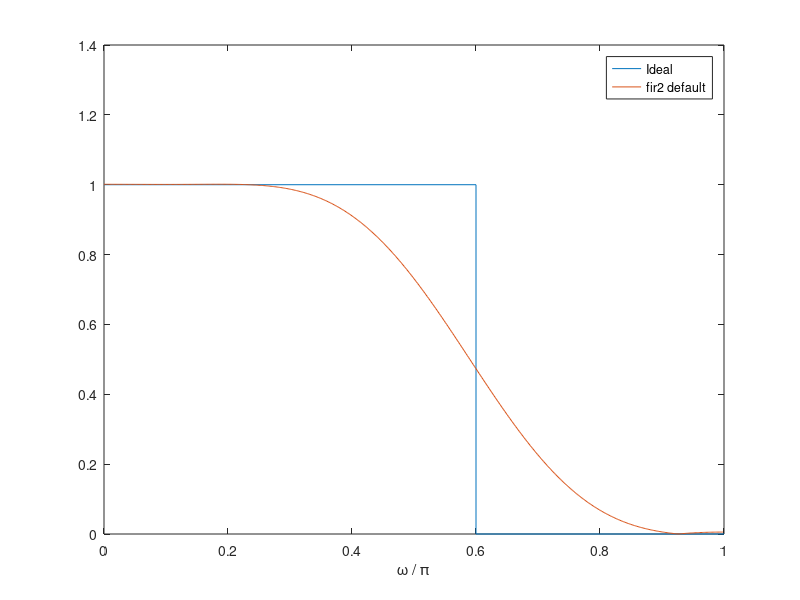

Write MATLAB code to recreate this figure.
f = [0 0.6 0.6 1];
m = [1 1 0 0];
b1 = fir2(10,f,m);
stem(0:10,b1');
[h1,w] = freqz(b1,1)
plot(f,m,w/pi,abs(h1))
xlabel('\omega / \pi')
lgs = {'Ideal','fir2 default'};
legend(lgs)